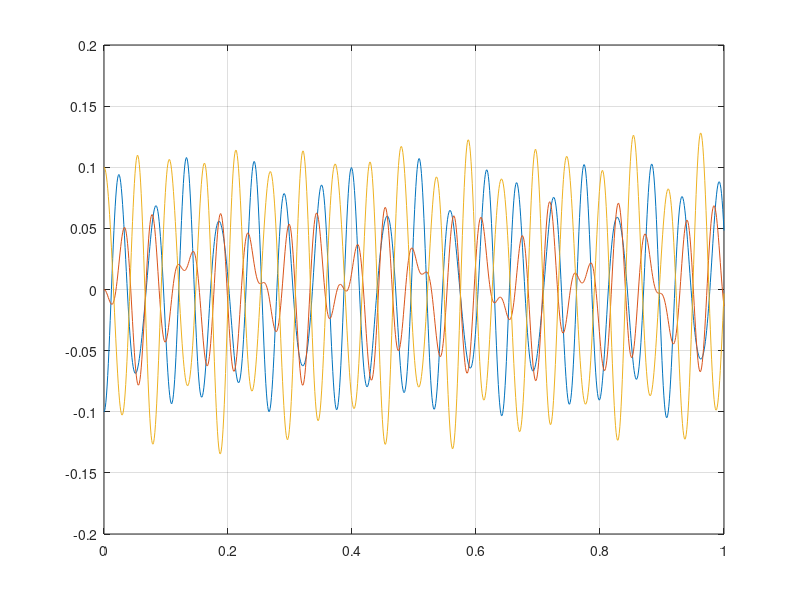
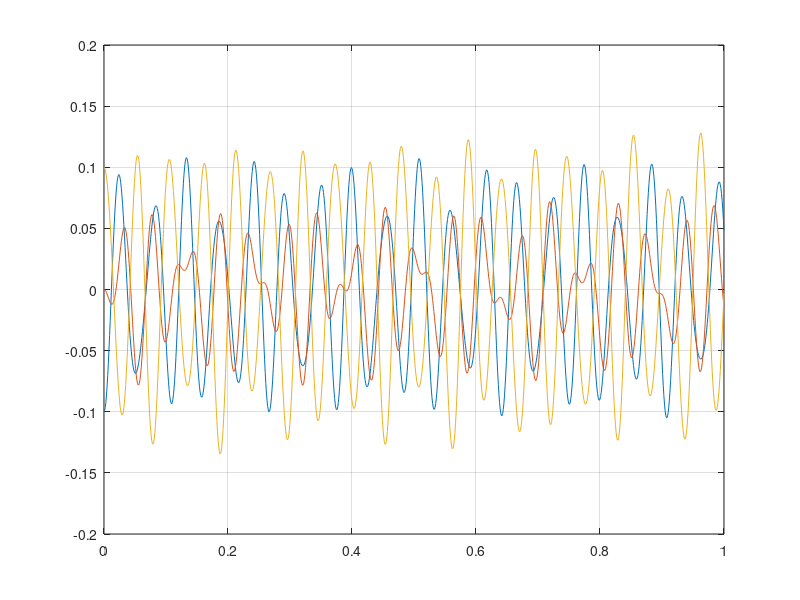

The MATLAB script that drew these images, in order:
clear
close all

% Integrator and time settings
integrator = 'ode45';

t0 = 0;
t1 = 1;
tstep = 0.001;

tspan = t0:tstep:t1;

% System parameters
m1 = 2;
m2 = 1.5;
m3 = 1;
k1 = 20000;
k2 = 15000;
k3 = 10000;

% Starting positions and velocities
y0 = [-0.1,0,0.1,0,0,0]';

% System mass matrix (point mass system)
M = diag([m1, m2, m3]);

% System stiffness matrix (derived by hand)
K = [k1+k2, -k2,     0
    -k2,     k2+k3, -k3
     0,     -k3,     k3];
 
% Natural frequencies of the system
[V,A] = eig(K,M);
omega = sqrt(diag(A));
disp(omega)

% Transform to modal coordinates
Mw = V'*M*V;
Kw = V'*K*V;

% Verify transofrmed matrices
disp('Modal mass matrix verification: Mw - I =')
disp(Mw - eye(3))

disp('Modal stiffness matrix verification: Kw - A =')
disp(Kw - A)

% Initial conditions in modal coordinates
p0 = [V zeros(size(V)); zeros(size(V)) V] \ y0; 

% Formulate as function and solve with integrator of choice
fun = @(t,y)[y(4:6); -(M\K)*y(1:3)];
fun_modal = @(t,p)[p(4:6); -(Mw\Kw)*p(1:3)];

if strcmp(integrator,'rungeKutta4')
    [t,y] = rungeKutta4(fun,tspan,y0);
    [tp,p] = rungeKutta4(fun_modal,tspan,p0);
    
elseif strcmp(integrator,'simEuler')
    u0 = y0(1:3);
    v0 = y0(4:6);
    up0 = p0(1:3);
    vp0 = p0(4:6);
    fun_f = @(t,v) v;
    fun_g = @(t,u) -(M\K)*u;
    fun_f_modal = @(t,vp) vp;
    fun_g_modal = @(t,up) -(Mw\Kw)*up;
    
    [t,u,v] = simEuler(fun_f,fun_g,tspan,u0,v0);
    [tp,up,vp] = simEuler(fun_f_modal,fun_g_modal,tspan,up0,vp0);
    y = [u;v];
    
elseif strcmp(integrator,'ode45')   
    [t,y] = ode45(fun,tspan,y0);
    [tp,p] = ode45(fun_modal,tspan,p0);
    y = y';
    p = p';
    
elseif strcmp(integrator,'ode15s')   
    [t,y] = ode15s(fun,tspan,y0);
    [tp,p] = ode15s(fun_modal,tspan,p0);
    y = y';
    p = p';
end

% Transform back from modal coordinates
y_modal = zeros(size(p));
for i = 1:length(tp)
    y_modal(:,i) = [V zeros(size(V)); zeros(size(V)) V] * p(:,i);
end

% Plot results
figure
plot(t,y(1:3,:));
grid on

figure
plot(tp,y_modal(1:3,:));
grid on